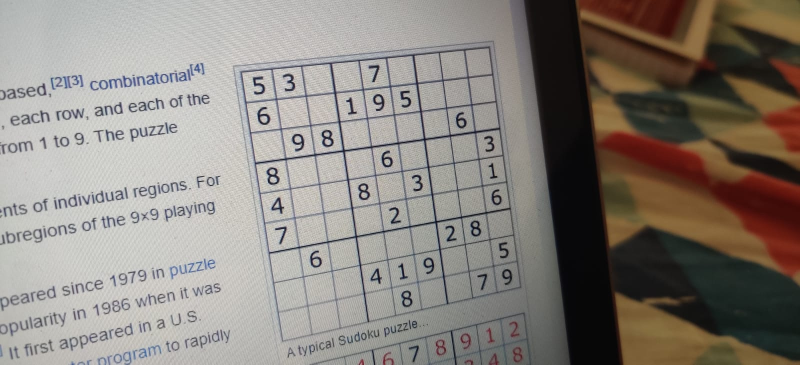
#> input picture WhatsApp Image 2020-08-28 at 1.22.23 PM.jpeg, 1600 x 729 px, given in place of the camera (shown at 1/2 size)
$ python one.py
#> lines starting #> are read from the running program, lines starting #| are printed output that depends on the picture; after the words box and inside, x2 and y2 are one past the last pixel; in counts of white or black regions, pixels touching at a corner belong together
import numpy as np
import cv2

square_pts = []
def get_coordinates(event, x, y, flags, param):
    global square_pts, count
    if event == cv2.EVENT_LBUTTONDOWN:
        square_pts.append((x, y))
        count = count+1
        cv2.circle(thresh_inv, square_pts[-1], radius = 5, color = (0, 0, 0), thickness = -1)


cap = cv2.VideoCapture(0)

while True:
    ret, frame = cap.read()
#> frame is the input picture: shape (729, 1600, 3); mean B, G, R 124.7, 131.2, 137.6
    gray = cv2.cvtColor(frame, cv2.COLOR_BGR2GRAY)
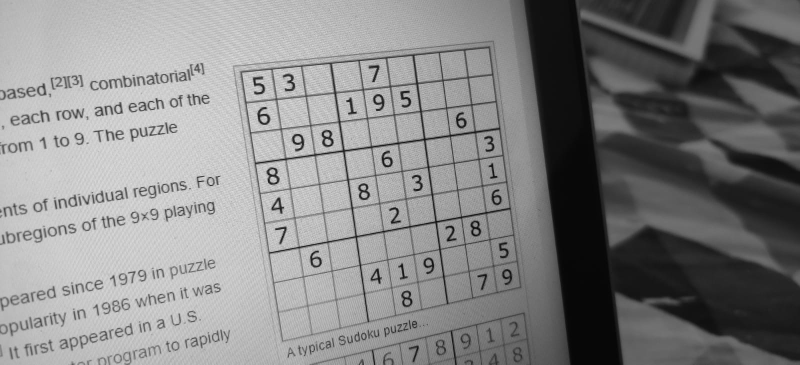
#> gray: shape (729, 1600) (shown at 1/2 size); min 2, max 254, mean 132.4
    blur = cv2.GaussianBlur(gray, (5, 5), cv2.BORDER_DEFAULT)
    thresh_inv = cv2.adaptiveThreshold(blur, 255, cv2.ADAPTIVE_THRESH_MEAN_C, cv2.THRESH_BINARY_INV, 5, 3)
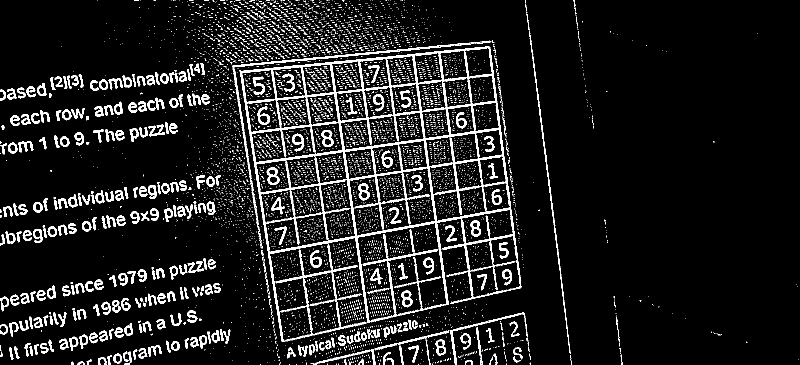
#> thresh_inv: shape (729, 1600) (shown at 1/2 size); 9.2% white; 9606 white regions (9257 under 20 px), largest, box (x1, y1, x2, y2) and area: (478, 92, 1043, 684) 30644, (725, 468, 891, 639) 1843, (465, 85, 942, 232) 1720
    cv2.imshow('Video Feed', thresh_inv)
    if cv2.waitKey(5) & 0xFF == ord('q'):
#> (key q is pressed here)
        break

cap.release()
cv2.destroyAllWindows()

count = 0
cv2.namedWindow('Final Image')
cv2.setMouseCallback('Final Image', get_coordinates)

while count < 4:
    cv2.imshow('Final Image', thresh_inv)
    if cv2.waitKey(5) & 0xFF == ord('q'):
#> (key q is pressed here)
        break
cv2.destroyAllWindows()

square_pts = np.float32(square_pts)
dst = np.float32([[0,0],[0,252],[252,252],[252,0]])

#> (the run stopped early here; a loop or call above may not have finished)
